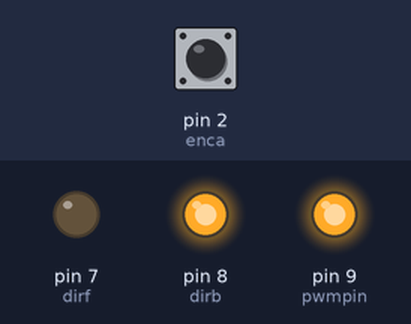
The sketch below on a simulated Arduino Uno, built with avr-gcc and run on an emulated ATmega328P. Parts: output pins drawn as LEDs (lit = HIGH). The inputs (shaded band) are chosen by the test bench; at power-on: pin 2 (enca) HIGH. What the sketch prints to the serial monitor is not drawn.

Above: at 0.1 s.
Timing chart, 0 to 1.6 s (numbered marks = the images above):
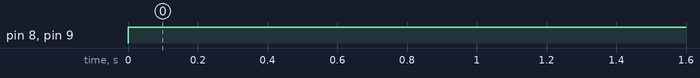

Measured:
- by itself, pin 8 (dirb), pin 9 (pwmpin): LOW → HIGH at 0.00 s

The sketch:

Encoder_interrupts.ino
```cpp
int pwmpin = 9;
int dirf = 7;
int dirb = 8;
int enca = 2;
int encb = 3;
int lenca;
int cenca;//current enc A
int cencb;//current enc B
volatile int enccount=0;
void setup()
{
  Serial.begin(9600);
  pinMode(pwmpin, OUTPUT);
  pinMode(dirf, OUTPUT);
  pinMode(dirb, OUTPUT);
  pinMode(enca, INPUT);
  pinMode(encb, INPUT);
}

void loop() {
  analogWrite(pwmpin, 255);
  digitalWrite(dirb, HIGH);
  digitalWrite(dirf, LOW);
  attachInterrupt(digitalPinToInterrupt(enca),encoder,RISING);
  Serial.print(enccount);
  Serial.print("\n");
}
void encoder()
{
  cencb = digitalRead(encb);
  if (cencb !=1)
  {
    enccount ++;
  }
  else if (cencb ==1)
  {
    enccount --;
  }
}
```
